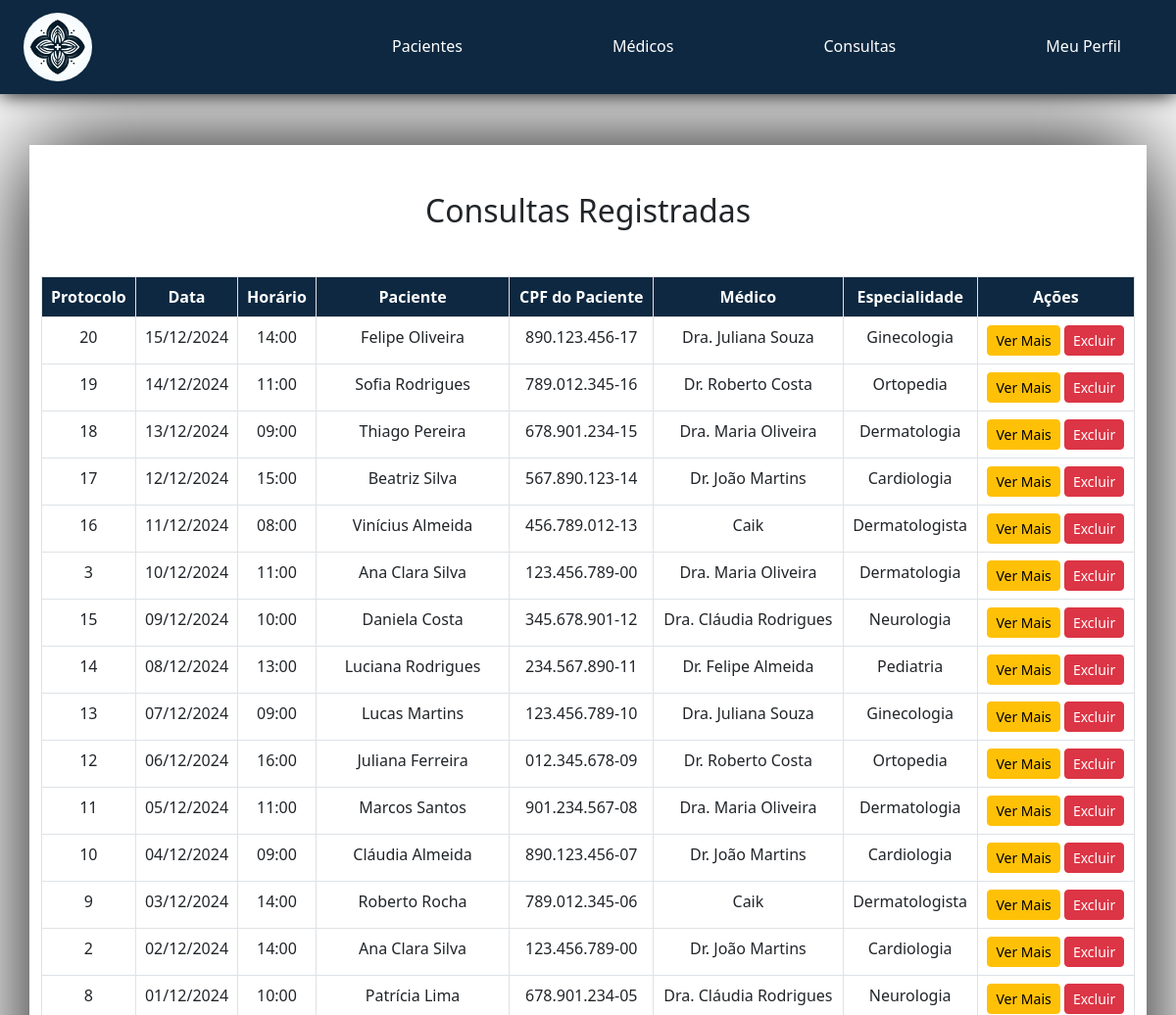
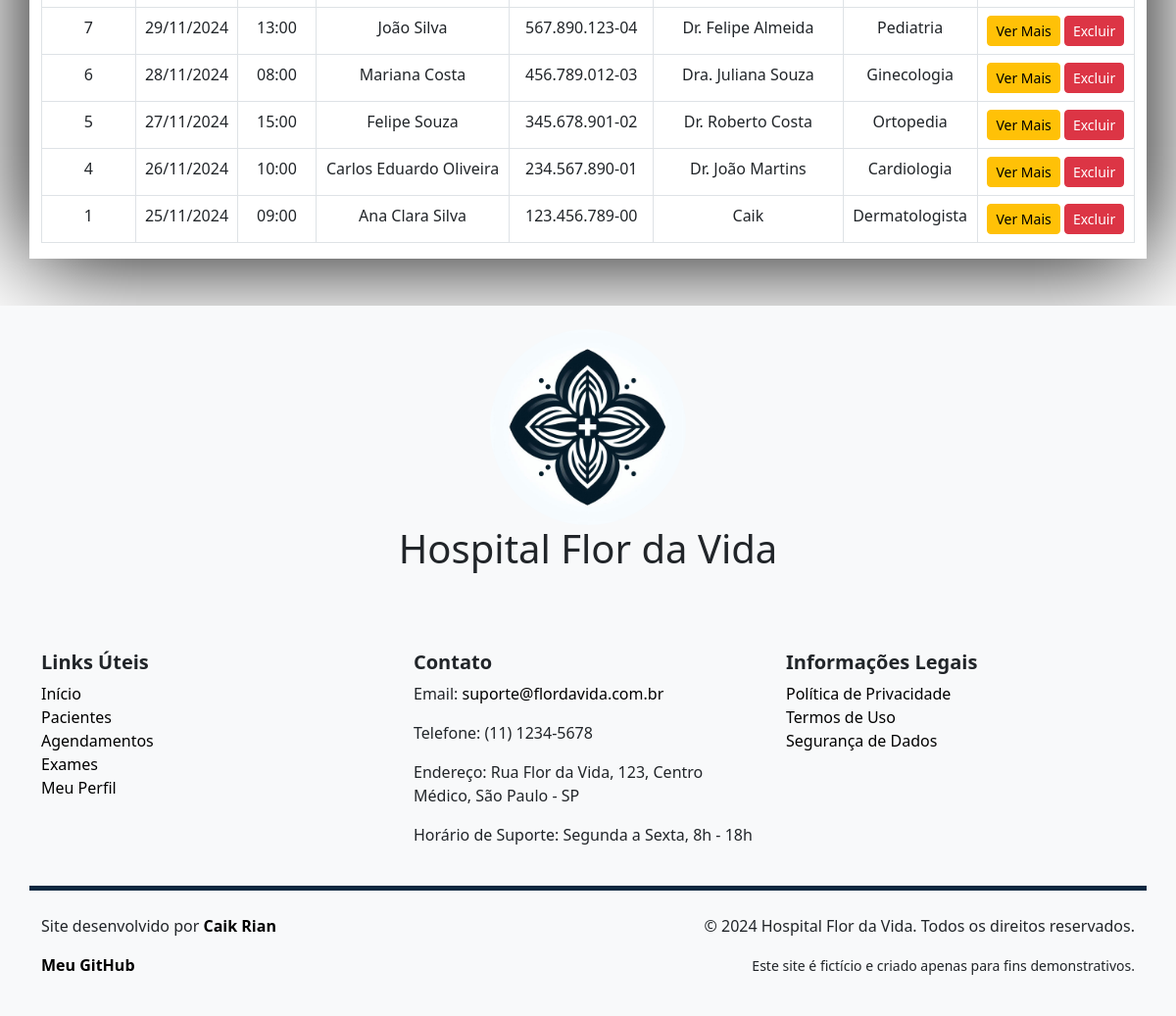
The app's page /pages/consultar_exames.php (signed in) with its own data (2 pictures, top to bottom).
### tables this page shows
CREATE TABLE `consultas` (
  `id_consulta` int(11) NOT NULL,
  `id_paciente` int(11) NOT NULL,
  `id_medico` int(11) NOT NULL,
  `data_consulta` date NOT NULL,
  `horario_consulta` time NOT NULL,
  `motivo_consulta` text DEFAULT NULL,
  `observacoes` text DEFAULT NULL,
  `status` enum('Agendada','Realizada','Cancelada') DEFAULT 'Agendada',
  `data_registro` timestamp NOT NULL DEFAULT current_timestamp()
);

CREATE TABLE `pacientes` (
  `id` int(11) NOT NULL,
  `nome_completo` varchar(255) NOT NULL,
  `data_nascimento` date NOT NULL,
  `genero` enum('mulher_cis','homem_cis','mulher_trans','homem_trans','não_binário','outro','prefiro_nao_informar') NOT NULL,
  `cpf` char(14) NOT NULL,
  `telefone` varchar(15) NOT NULL,
  `email` varchar(255) NOT NULL,
  `historico_medico` text DEFAULT NULL,
  `mensagem` text NOT NULL,
  `data_registro` timestamp NOT NULL DEFAULT current_timestamp(),
  `senha_paciente` varchar(255) NOT NULL
);

CREATE TABLE `medicos` (
  `id` int(11) NOT NULL,
  `nome_completo` varchar(255) NOT NULL,
  `crm` varchar(20) NOT NULL,
  `especialidade` varchar(100) NOT NULL,
  `genero` enum('mulher_cis','homem_cis','mulher_trans','homem_trans','não_binário','outro','prefiro_nao_informar') NOT NULL,
  `telefone` varchar(15) NOT NULL,
  `email` varchar(255) NOT NULL,
  `horario_atendimento` varchar(255) NOT NULL,
  `data_registro` timestamp NOT NULL DEFAULT current_timestamp(),
  `senha_medico` varchar(255) NOT NULL
);

### pages/consultar_exames.php (the view, shortened to what this page needs)
<?php
include('../assets/controller/db_conexao.php');
$sql = "
    SELECT
        consultas.id_consulta,
        consultas.data_consulta,
        consultas.horario_consulta,
        pacientes.nome_completo AS nome_paciente,
        pacientes.cpf AS cpf_paciente,
        medicos.nome_completo AS nome_medico,
        medicos.especialidade AS especialidade_medico
    FROM
        consultas
    INNER JOIN
        pacientes ON consultas.id_paciente = pacientes.id
    INNER JOIN
        medicos ON consultas.id_medico = medicos.id
    ORDER BY
        consultas.data_consulta DESC
";
$result = $conn->query($sql);
?>
<!DOCTYPE html>
<html lang="pt-BR">
<head>
    <link rel="stylesheet" href="../assets/css/style.css">
    <link href="https://cdn.jsdelivr.net/npm/bootstrap@5.3.0/dist/css/bootstrap.min.css" rel="stylesheet">
</head>
<body>
    <nav class="navbar navbar-expand-lg navbar-light fs-6 pe-5 fixed-top color">
        <a class="navbar-brand ms-4 me-5" href="#">
            <img src="../assets/img/_a4fe6667-c233-41ab-a6a9-264c97b17558.jpeg" alt="Hospital Flor da Vida" class="img-fluid" width="70">
        </a>
        <div class="collapse navbar-collapse" id="navbarNav">
            <ul class="navbar-nav d-flex justify-content-between w-100">
                <li class="nav-item dropdown">
                    <a class="nav-link dropdown-toggle" href="#" id="navbarDropdownCadastro" role="button" data-bs-toggle="dropdown" aria-expanded="false">
                        Pacientes
                    </a>
                </li>
                <li class="nav-item dropdown">
                    <a class="nav-link dropdown-toggle" href="#" id="navbarDropdownAgendamentos" role="button" data-bs-toggle="dropdown" aria-expanded="false">
                        Médicos
                    </a>
                </li>
                <li class="nav-item dropdown">
                    <a class="nav-link dropdown-toggle" href="#" id="navbarDropdownExames" role="button" data-bs-toggle="dropdown" aria-expanded="false">
                        Consultas
                    </a>
                </li>
                <li class="nav-item dropdown">
                    <a class="nav-link dropdown-toggle" href="#" id="navbarDropdownPerfil" role="button" data-bs-toggle="dropdown" aria-expanded="false">
                        Meu Perfil
                    </a>
                </li>
            </ul>
        </div>
    </nav>
    <div class="container mt-5 pt-5 " id="custom_container">
        <h2 class="mb-5 text-center">Consultas Registradas</h2>
        <?php if ($result->num_rows > 0): ?>
            <table class="table table-bordered">
                <thead>
                    <tr>
                        <th>Protocolo</th>
                        <th>Data</th>
                        <th>Horário</th>
                        <th>Paciente</th>
                        <th>CPF do Paciente</th>
                        <th>Médico</th>
                        <th>Especialidade</th>
                        <th>Ações</th>
                    </tr>
                </thead>
                <tbody>
                    <?php while ($consulta = $result->fetch_assoc()): ?>
                        <tr>
                            <td><?php echo htmlspecialchars($consulta['id_consulta']); ?></td>
                            <td><?php echo htmlspecialchars(date('d/m/Y', strtotime($consulta['data_consulta']))); ?></td>
                            <td><?php echo htmlspecialchars(date('H:i', strtotime($consulta['horario_consulta']))); ?></td>
                            <td><?php echo htmlspecialchars($consulta['nome_paciente']); ?></td>
                            <td><?php echo htmlspecialchars($consulta['cpf_paciente']); ?></td>
                            <td><?php echo htmlspecialchars($consulta['nome_medico']); ?></td>
                            <td><?php echo htmlspecialchars($consulta['especialidade_medico']); ?></td>
                            <td>
                                <a href="editar_exame.php?id_consulta=<?php echo $consulta['id_consulta']; ?>" class="btn btn-warning btn-sm">Ver Mais</a>
                                <form action="" method="POST" class="d-inline">
                                    <button type="submit" class="btn btn-danger btn-sm" onclick="return confirm('Tem certeza que deseja excluir esta consulta?');">Excluir</button>
                                </form>
                            </td>
                        </tr>
                    <?php endwhile; ?>
                </tbody>
            </table>
        <?php else: ?>
            <p class="text-center">Nenhuma consulta registrada no sistema.</p>
        <?php endif; ?>
    </div>
    <footer class="bg-light text-dark mt-5">
        <div class="container py-4">
            <div class="row justify-content-center mb-4">
                <div class="w-100 col-md-3 mb-5 text-center ">
                    <img src="../assets/img/_a4fe6667-c233-41ab-a6a9-264c97b17558.jpeg" alt="Logo do Hospital Flor da Vida" class="img-fluid" style="max-width: 200px;">
                    <h1>  Hospital Flor da Vida </h1>
                </div>
            </div>
            <div class="row g-4">
                <div class="col-md-4">
                    <h5 class="fw-bold">Links Úteis</h5>
                    <ul class="list-unstyled">
                        <li><a href="#">Início</a></li>
                        <li><a href="#">Pacientes</a></li>
                        <li><a href="#">Agendamentos</a></li>
                        <li><a href="#">Exames</a></li>
                        <li><a href="#">Meu Perfil</a></li>
                    </ul>
                </div>
                <div class="col-md-4">
                    <h5 class="fw-bold">Contato</h5>
                    <p>Email: <a href="mailto:suporte@flordavida.com.br">suporte@flordavida.com.br</a></p>
                    <p>Telefone: (11) 1234-5678</p>
                    <p>Endereço: Rua Flor da Vida, 123, Centro Médico, São Paulo - SP</p>
                    <p>Horário de Suporte: Segunda a Sexta, 8h - 18h</p>
                </div>
                <div class="col-md-4">
                    <h5 class="fw-bold">Informações Legais</h5>
                    <ul class="list-unstyled">
                        <li><a href="#">Política de Privacidade</a></li>
                        <li><a href="#">Termos de Uso</a></li>
                        <li><a href="#">Segurança de Dados</a></li>
                    </ul>
                </div>
            </div>
            <div class="row mt-4 align-items-center g-4">
                <div class="col-md-6">
                    <p>Site desenvolvido por <a href="https://meu-portfolio-pi-opal.vercel.app" target="_blank"><b>Caik Rian</b></a></p>
                    <p><a href="https://github.com/CaikRian" target="_blank"><b>Meu GitHub</b></a></p>
                </div>
                <div class="col-md-6 text-md-end">
                    <p>© 2024 Hospital Flor da Vida. Todos os direitos reservados.</p>
                    <p><small>Este site é fictício e criado apenas para fins demonstrativos.</small></p>
                </div>
            </div>
        </div>
    </footer>
</body>
</html>

### assets/css/style.css (style rules this page uses)
body { padding-top: 100px; background-image: url("../img/jonathan-borba-yQZkB9rbK7o-unsplash.jpg"); background-size: cover; background-attachment: fixed; background-position: center; transition: 0.5s; }
img { border-radius: 100%; }
nav { background-color: #0D2840; box-shadow: 0px 0px 20px #000000; }
#navbarNav { margin-left: 250px; }
.navbar .dropdown-toggle::after { display: none; }
.navbar-nav .nav-link { color: white; }
nav ul li { border-bottom: solid 2px rgba(0, 0, 0, 0); transition: 0.5s; }
#custom_container { background-color: rgba(255, 255, 255, 0.836); box-shadow: 0px 0px 100px 0px rgb(0, 0, 0); overflow: auto; white-space: nowrap ; }
table { white-space: nowrap ; }
tr { text-align: center; }
tr th { background-color: #0D2840 !important; color: white !important; }
footer a { text-decoration: none; color: black; }
.row.mt-4.align-items-center.g-4 { border-top: solid 5px #0D2840; }

### records on screen
consultas: id_consulta "20", data_consulta "15/12/2024", horario_consulta "14:00", id_paciente.nome_completo "Felipe Oliveira", id_paciente.cpf "890.123.456-17", id_medico.nome_completo "Dra. Juliana Souza", id_medico.especialidade "Ginecologia"
consultas: id_consulta "19", data_consulta "14/12/2024", horario_consulta "11:00", id_paciente.nome_completo "Sofia Rodrigues", id_paciente.cpf "789.012.345-16", id_medico.nome_completo "Dr. Roberto Costa", id_medico.especialidade "Ortopedia"
consultas: id_consulta "18", data_consulta "13/12/2024", horario_consulta "09:00", id_paciente.nome_completo "Thiago Pereira", id_paciente.cpf "678.901.234-15", id_medico.nome_completo "Dra. Maria Oliveira", id_medico.especialidade "Dermatologia"
consultas: id_consulta "17", data_consulta "12/12/2024", horario_consulta "15:00", id_paciente.nome_completo "Beatriz Silva", id_paciente.cpf "567.890.123-14", id_medico.nome_completo "Dr. João Martins", id_medico.especialidade "Cardiologia"
consultas: id_consulta "16", data_consulta "11/12/2024", horario_consulta "08:00", id_paciente.nome_completo "Vinícius Almeida", id_paciente.cpf "456.789.012-13", id_medico.nome_completo "Caik", id_medico.especialidade "Dermatologista"
consultas: id_consulta "3", data_consulta "10/12/2024", horario_consulta "11:00", id_paciente.nome_completo "Ana Clara Silva", id_paciente.cpf "123.456.789-00", id_medico.nome_completo "Dra. Maria Oliveira", id_medico.especialidade "Dermatologia"
consultas: id_consulta "15", data_consulta "09/12/2024", horario_consulta "10:00", id_paciente.nome_completo "Daniela Costa", id_paciente.cpf "345.678.901-12", id_medico.nome_completo "Dra. Cláudia Rodrigues", id_medico.especialidade "Neurologia"
consultas: id_consulta "14", data_consulta "08/12/2024", horario_consulta "13:00", id_paciente.nome_completo "Luciana Rodrigues", id_paciente.cpf "234.567.890-11", id_medico.nome_completo "Dr. Felipe Almeida", id_medico.especialidade "Pediatria"
consultas: id_consulta "13", data_consulta "07/12/2024", horario_consulta "09:00", id_paciente.nome_completo "Lucas Martins", id_paciente.cpf "123.456.789-10", id_medico.nome_completo "Dra. Juliana Souza", id_medico.especialidade "Ginecologia"
consultas: id_consulta "12", data_consulta "06/12/2024", horario_consulta "16:00", id_paciente.nome_completo "Juliana Ferreira", id_paciente.cpf "012.345.678-09", id_medico.nome_completo "Dr. Roberto Costa", id_medico.especialidade "Ortopedia"
consultas: id_consulta "11", data_consulta "05/12/2024", horario_consulta "11:00", id_paciente.nome_completo "Marcos Santos", id_paciente.cpf "901.234.567-08", id_medico.nome_completo "Dra. Maria Oliveira", id_medico.especialidade "Dermatologia"
consultas: id_consulta "10", data_consulta "04/12/2024", horario_consulta "09:00", id_paciente.nome_completo "Cláudia Almeida", id_paciente.cpf "890.123.456-07", id_medico.nome_completo "Dr. João Martins", id_medico.especialidade "Cardiologia"
consultas: id_consulta "9", data_consulta "03/12/2024", horario_consulta "14:00", id_paciente.nome_completo "Roberto Rocha", id_paciente.cpf "789.012.345-06", id_medico.nome_completo "Caik", id_medico.especialidade "Dermatologista"
consultas: id_consulta "2", data_consulta "02/12/2024", horario_consulta "14:00", id_paciente.nome_completo "Ana Clara Silva", id_paciente.cpf "123.456.789-00", id_medico.nome_completo "Dr. João Martins", id_medico.especialidade "Cardiologia"
consultas: id_consulta "8", data_consulta "01/12/2024", horario_consulta "10:00", id_paciente.nome_completo "Patrícia Lima", id_paciente.cpf "678.901.234-05", id_medico.nome_completo "Dra. Cláudia Rodrigues", id_medico.especialidade "Neurologia"
consultas: id_consulta "7", data_consulta "29/11/2024", horario_consulta "13:00", id_paciente.nome_completo "João Silva", id_paciente.cpf "567.890.123-04", id_medico.nome_completo "Dr. Felipe Almeida", id_medico.especialidade "Pediatria"
consultas: id_consulta "6", data_consulta "28/11/2024", horario_consulta "08:00", id_paciente.nome_completo "Mariana Costa", id_paciente.cpf "456.789.012-03", id_medico.nome_completo "Dra. Juliana Souza", id_medico.especialidade "Ginecologia"
consultas: id_consulta "5", data_consulta "27/11/2024", horario_consulta "15:00", id_paciente.nome_completo "Felipe Souza", id_paciente.cpf "345.678.901-02", id_medico.nome_completo "Dr. Roberto Costa", id_medico.especialidade "Ortopedia"
consultas: id_consulta "4", data_consulta "26/11/2024", horario_consulta "10:00", id_paciente.nome_completo "Carlos Eduardo Oliveira", id_paciente.cpf "234.567.890-01", id_medico.nome_completo "Dr. João Martins", id_medico.especialidade "Cardiologia"
consultas: id_consulta "1", data_consulta "25/11/2024", horario_consulta "09:00", id_paciente.nome_completo "Ana Clara Silva", id_paciente.cpf "123.456.789-00", id_medico.nome_completo "Caik", id_medico.especialidade "Dermatologista"
